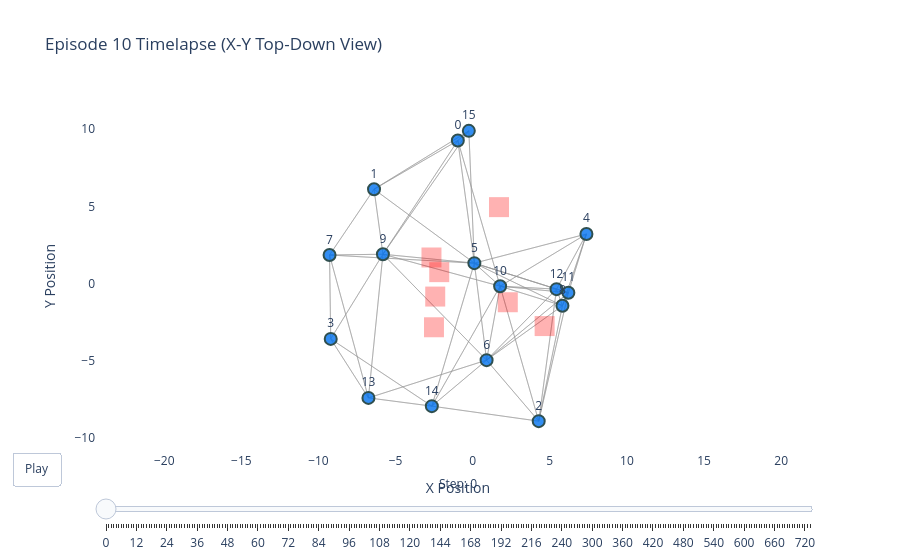

Notebook code for this chart:
### Markdown cell above
### Visualize an Episode Timelapse

Launch the interactive Plotly viewer. Drag the `Step` slider right and left to scrub through the episode. Turn `view_2d` to `False` if you want a 3D orbital view.

### Code cell
if split_path.exists():
    # Replace 0 with any episode_id found above
    chosen_episode = 0

    fig = visualize_episode_timelapse(
        dataset=dataset,
        episode_id=2,
        title=f"Episode {chosen_episode} Timelapse (X-Y Top-Down View)",
        view_2d=True,  # True for Top-Down (X-Y), False for 3D Orbit
    )

    # fig.show() will render the interactive UI inline in your notebook
    fig.show()
